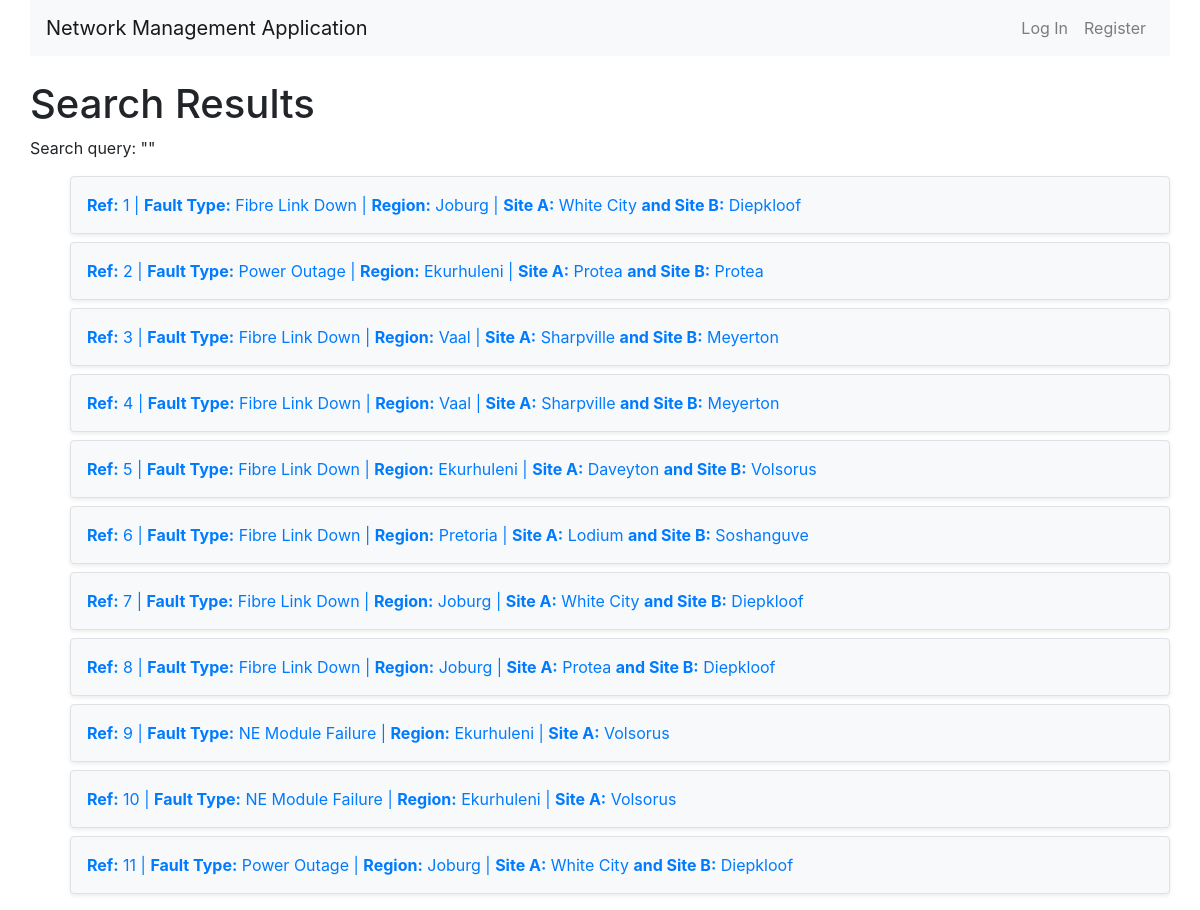
/search/, run on an earlier commit of the app's database.
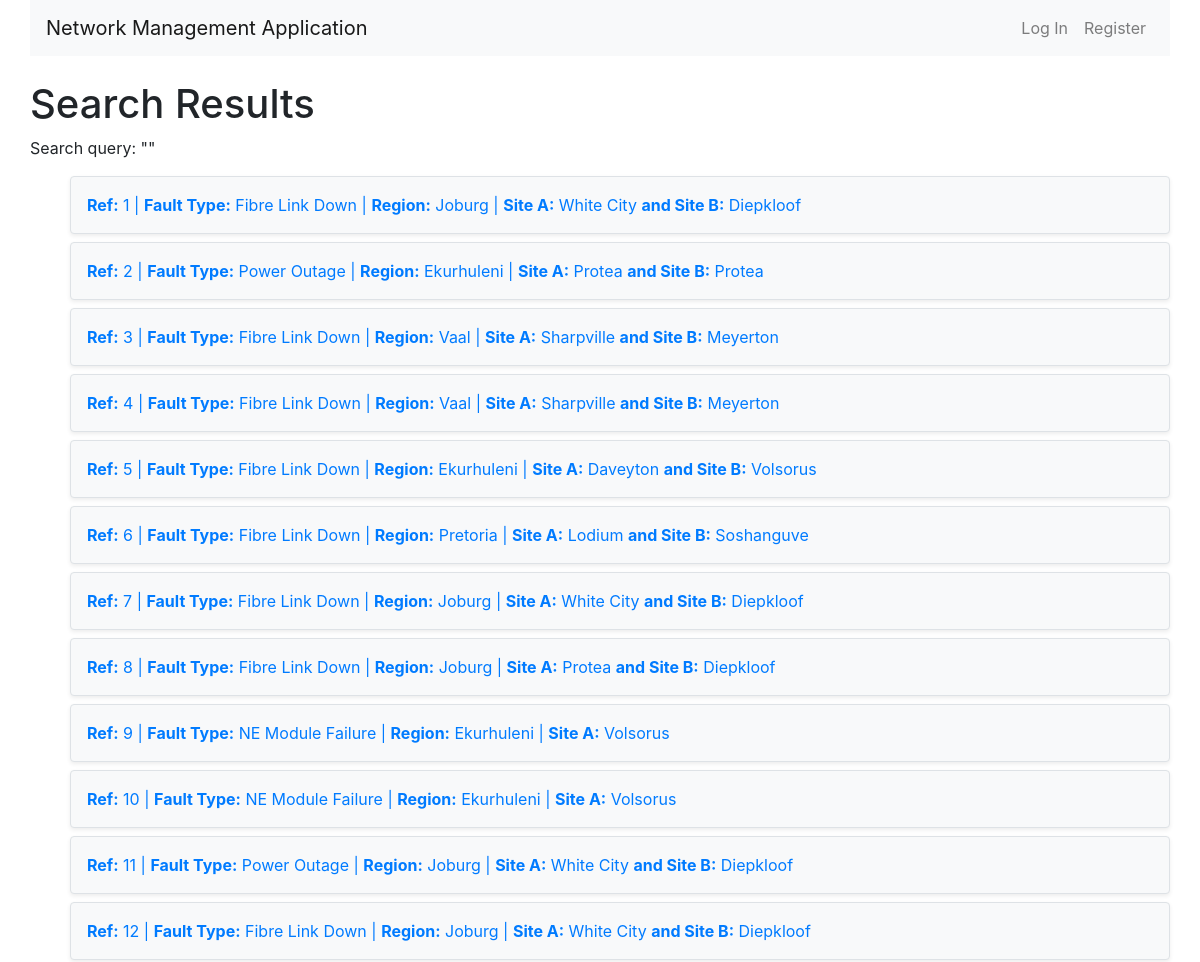
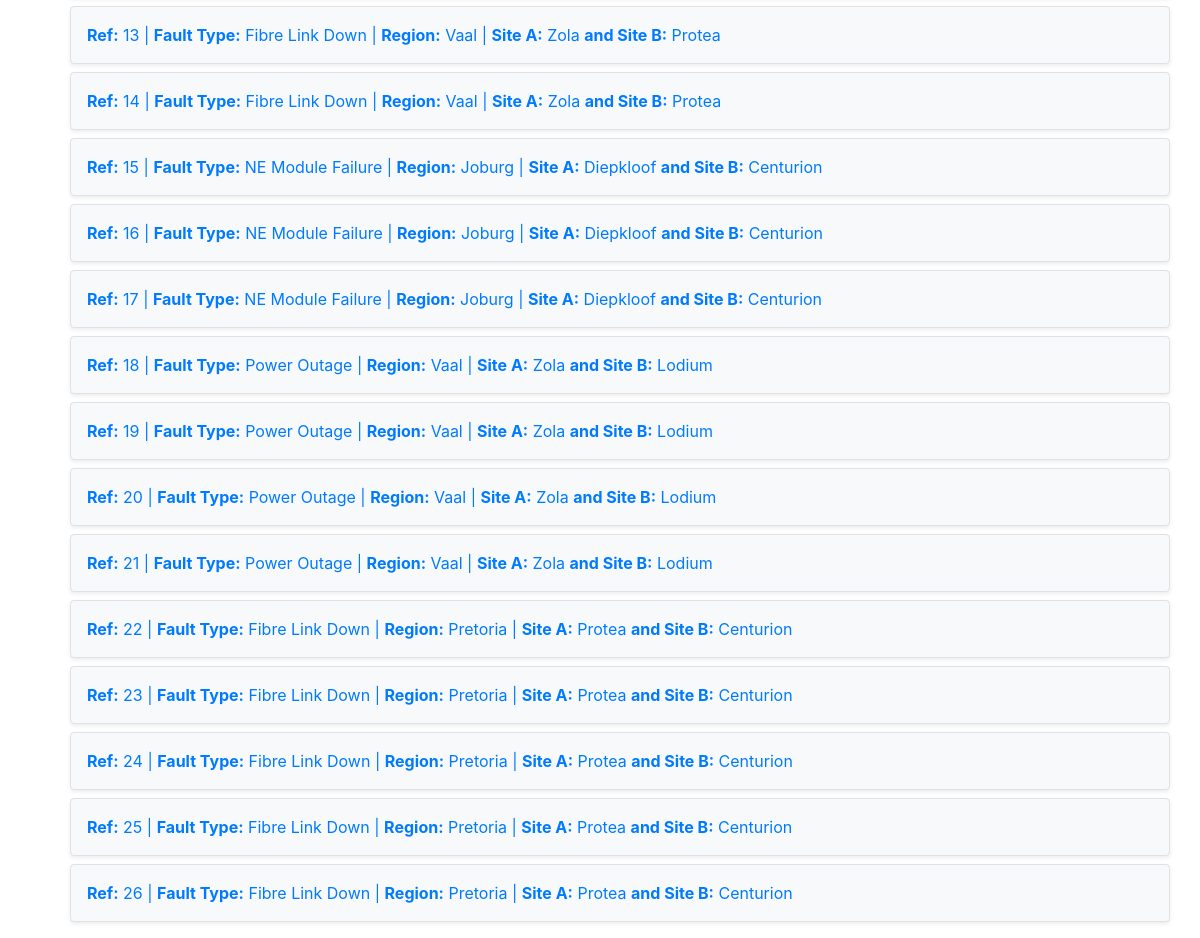
And on a later commit of the database (2 pictures, top to bottom).
### nms/models.py (models this page shows, shortened)
class Ticket(models.Model):
    fault_start = models.CharField(max_length=255, null=True, blank=True)
    fault_end = models.CharField(max_length=255, null=True, blank=True)
    summary = models.TextField(null=True, blank=True)
    status = models.ForeignKey('TicketStatus', on_delete=models.CASCADE, related_name='tickets', default=1)
    created_at = models.DateTimeField(auto_now_add=True)
    assigned_to = models.ForeignKey(User, on_delete=models.CASCADE, related_name='tickets', null=True, blank=True)
    fault_type = models.ForeignKey(FaultType, on_delete=models.CASCADE, related_name='tickets', null=True, blank=True)
    region = models.ForeignKey(Region, on_delete=models.CASCADE, related_name='tickets', null=True, blank=True)
    site_A = models.ForeignKey(Site, on_delete=models.CASCADE, related_name='site_A_tickets', null=True, blank=True)
    site_B = models.ForeignKey(Site, on_delete=models.CASCADE, related_name='site_B_tickets', null=True, blank=True)

class FaultType(models.Model):
    name = models.CharField(max_length=100, unique=True)

class Region(models.Model):
    name = models.CharField(max_length=100, unique=True)

class Site(models.Model):
    name = models.CharField(max_length=100, unique=True)
    region = models.ForeignKey(Region, on_delete=models.CASCADE, related_name='sites')

### nms/views.py (the view)
# urls.py: path('search/', views.search_tickets, name='search_tickets'),
def search_tickets(request):
    query = request.GET.get('q', '').strip()
    tickets = Ticket.objects.all()
    if query.isdigit():  # If the input is numeric, search by fault_ref
        tickets = tickets.filter(id=query)  # Assuming 'id' is used as the fault reference
    else:  # If the input contains text
        tickets = tickets.filter(
            Q(fault_type__name__icontains=query) |  # Searching in fault_type (assuming FaultType has a 'name' field)
            Q(region__name__icontains=query) |  # Searching in region (assuming Region has a 'name' field)
            Q(site_A__name__icontains=query) |  # Searching in site_A (assuming Site has a 'name' field)
            Q(site_B__name__icontains=query) |  # Searching in site_B (assuming Site has a 'name' field)
            Q(assigned_to__username__icontains=query)  # Searching in assigned_to (username of User model)
        )
    return render(request, 'nms/search_results.html', {'tickets': tickets, 'query': query})

### nms/templates/nms/search_results.html
{% extends "nms/layout.html" %}
{% block body %}
<h1>Search Results</h1>
<p>Search query: "{{ query }}"</p>
{% if tickets %}
    <ul>
        {% for ticket in tickets %}
            <li class="links">
                <a href="/tickets/{{ ticket.id }}/details/" class="text-decoration-none">
                    <div class="p-3 mb-2 border rounded shadow-sm bg-light">
                        <strong>Ref:</strong> {{ ticket.id }} |
                        <strong>Fault Type:</strong> {{ ticket.fault_type.name }} |
                        <strong>Region:</strong> {{ ticket.region.name }} |
                        <strong>Site A:</strong> {{ ticket.site_A.name }}
                        {% if ticket.site_B %}
                            <strong>and Site B:</strong> {{ ticket.site_B.name }}
                        {% endif %}
                    </div>
                </a>
            </li>
        {% endfor %}
    </ul>
{% else %}
    <p>No matching tickets found.</p>
{% endif %}
{% endblock %}

### nms/templates/nms/layout.html (shortened to what this page needs)
{% load static %}
<!DOCTYPE html>
<html lang="en">
    <head>
        <link rel="stylesheet" href="https://stackpath.bootstrapcdn.com/bootstrap/4.4.1/css/bootstrap.min.css">
        {% load static %}
        <link href="{% static 'nms/styles.css' %}" rel="stylesheet">
    </head>
    <body>
        <div class="container-fluid">
            <div class="container-fluid">
                <nav class="navbar navbar-expand-lg navbar-light bg-light">
                    <a class="navbar-brand" href="/">Network Management Application</a>
                    <div class="collapse navbar-collapse" id="navbarNav">
                        <ul class="navbar-nav ml-auto">
                            {% if user.is_authenticated %}
                                <li class="nav-item">
                                    <a class="nav-link" href="#"><strong>{{ user.username }}</strong></a>
                                </li>
                                <li class="nav-item">
                                    <a class="nav-link" href="{% url 'index' %}">Home</a>
                                </li>
                                <li class="nav-item">
                                    <a class="nav-link" href="{% url 'logout' %}">Log Out</a>
                                </li>
                            {% else %}
                                <li class="nav-item">
                                    <a class="nav-link" href="{% url 'login' %}">Log In</a>
                                </li>
                                <li class="nav-item">
                                    <a class="nav-link" href="{% url 'register' %}">Register</a>
                                </li>
                            {% endif %}
                        </ul>
                    </div>
                </nav>
          <div class="body mt-4">
            {% block body %}
            {% endblock %}
        </div>
    </div>
    </body>
</html>

### nms/static/nms/styles.css (style rules this page uses)
.links { list-style-type: none; }

What changed in the data, as far as the page shows it:
added Ticket: id "12", fault_type.name "Fibre Link Down", region.name "Joburg", site_A.name "White City", site_B.name "Diepkloof"
added Ticket: id "13", fault_type.name "Fibre Link Down", region.name "Vaal", site_A.name "Zola", site_B.name "Protea"
added Ticket: id "14", fault_type.name "Fibre Link Down", region.name "Vaal", site_A.name "Zola", site_B.name "Protea"
added Ticket: id "15", fault_type.name "NE Module Failure", region.name "Joburg", site_A.name "Diepkloof", site_B.name "Centurion"
added Ticket: id "16", fault_type.name "NE Module Failure", region.name "Joburg", site_A.name "Diepkloof", site_B.name "Centurion"
added Ticket: id "17", fault_type.name "NE Module Failure", region.name "Joburg", site_A.name "Diepkloof", site_B.name "Centurion"
added Ticket: id "18", fault_type.name "Power Outage", region.name "Vaal", site_A.name "Zola", site_B.name "Lodium"
added Ticket: id "19", fault_type.name "Power Outage", region.name "Vaal", site_A.name "Zola", site_B.name "Lodium"
added Ticket: id "20", fault_type.name "Power Outage", region.name "Vaal", site_A.name "Zola", site_B.name "Lodium"
added Ticket: id "21", fault_type.name "Power Outage", region.name "Vaal", site_A.name "Zola", site_B.name "Lodium"
added Ticket: id "22", fault_type.name "Fibre Link Down", region.name "Pretoria", site_A.name "Protea", site_B.name "Centurion"
added Ticket: id "23", fault_type.name "Fibre Link Down", region.name "Pretoria", site_A.name "Protea", site_B.name "Centurion"
added Ticket: id "24", fault_type.name "Fibre Link Down", region.name "Pretoria", site_A.name "Protea", site_B.name "Centurion"
added Ticket: id "25", fault_type.name "Fibre Link Down", region.name "Pretoria", site_A.name "Protea", site_B.name "Centurion"
added Ticket: id "26", fault_type.name "Fibre Link Down", region.name "Pretoria", site_A.name "Protea", site_B.name "Centurion"
